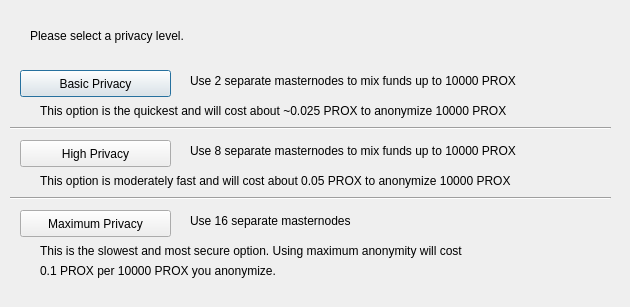
<?xml version="1.0" encoding="UTF-8"?>
<ui version="4.0">
 <class>ObfuscationConfig</class>
 <widget class="QDialog" name="ObfuscationConfig">
  <property name="geometry">
   <rect>
    <x>0</x>
    <y>0</y>
    <width>630</width>
    <height>307</height>
   </rect>
  </property>
  <property name="windowTitle">
   <string>Configure Obfuscation</string>
  </property>
  <widget class="QPushButton" name="buttonBasic">
   <property name="geometry">
    <rect>
     <x>20</x>
     <y>70</y>
     <width>151</width>
     <height>27</height>
    </rect>
   </property>
   <property name="text">
    <string>Basic Privacy</string>
   </property>
  </widget>
  <widget class="QPushButton" name="buttonHigh">
   <property name="geometry">
    <rect>
     <x>20</x>
     <y>140</y>
     <width>151</width>
     <height>27</height>
    </rect>
   </property>
   <property name="text">
    <string>High Privacy</string>
   </property>
  </widget>
  <widget class="QPushButton" name="buttonMax">
   <property name="geometry">
    <rect>
     <x>20</x>
     <y>210</y>
     <width>151</width>
     <height>27</height>
    </rect>
   </property>
   <property name="text">
    <string>Maximum Privacy</string>
   </property>
  </widget>
  <widget class="QLabel" name="label">
   <property name="geometry">
    <rect>
     <x>30</x>
     <y>20</y>
     <width>571</width>
     <height>31</height>
    </rect>
   </property>
   <property name="text">
    <string>Please select a privacy level.</string>
   </property>
  </widget>
  <widget class="QLabel" name="label_2">
   <property name="geometry">
    <rect>
     <x>190</x>
     <y>70</y>
     <width>421</width>
     <height>21</height>
    </rect>
   </property>
   <property name="text">
    <string>Use 2 separate masternodes to mix funds up to 10000 PROX</string>
   </property>
  </widget>
  <widget class="QLabel" name="label_3">
   <property name="geometry">
    <rect>
     <x>190</x>
     <y>140</y>
     <width>411</width>
     <height>21</height>
    </rect>
   </property>
   <property name="text">
    <string>Use 8 separate masternodes to mix funds up to 10000 PROX</string>
   </property>
  </widget>
  <widget class="QLabel" name="label_4">
   <property name="geometry">
    <rect>
     <x>190</x>
     <y>210</y>
     <width>421</width>
     <height>21</height>
    </rect>
   </property>
   <property name="text">
    <string>Use 16 separate masternodes</string>
   </property>
  </widget>
  <widget class="QLabel" name="label_6">
   <property name="geometry">
    <rect>
     <x>40</x>
     <y>100</y>
     <width>561</width>
     <height>21</height>
    </rect>
   </property>
   <property name="text">
    <string>This option is the quickest and will cost about ~0.025 PROX to anonymize 10000 PROX</string>
   </property>
  </widget>
  <widget class="QLabel" name="label_7">
   <property name="geometry">
    <rect>
     <x>40</x>
     <y>170</y>
     <width>561</width>
     <height>21</height>
    </rect>
   </property>
   <property name="text">
    <string>This option is moderately fast and will cost about 0.05 PROX to anonymize 10000 PROX</string>
   </property>
  </widget>
  <widget class="QLabel" name="label_8">
   <property name="geometry">
    <rect>
     <x>40</x>
     <y>240</y>
     <width>561</width>
     <height>21</height>
    </rect>
   </property>
   <property name="text">
    <string>This is the slowest and most secure option. Using maximum anonymity will cost</string>
   </property>
  </widget>
  <widget class="QLabel" name="label_9">
   <property name="geometry">
    <rect>
     <x>40</x>
     <y>260</y>
     <width>561</width>
     <height>21</height>
    </rect>
   </property>
   <property name="text">
    <string>0.1 PROX per 10000 PROX you anonymize.</string>
   </property>
  </widget>
  <widget class="Line" name="line">
   <property name="geometry">
    <rect>
     <x>10</x>
     <y>120</y>
     <width>601</width>
     <height>16</height>
    </rect>
   </property>
   <property name="orientation">
    <enum>Qt::Horizontal</enum>
   </property>
  </widget>
  <widget class="Line" name="line_2">
   <property name="geometry">
    <rect>
     <x>10</x>
     <y>190</y>
     <width>601</width>
     <height>16</height>
    </rect>
   </property>
   <property name="orientation">
    <enum>Qt::Horizontal</enum>
   </property>
  </widget>
 </widget>
 <resources/>
 <connections/>
</ui>
